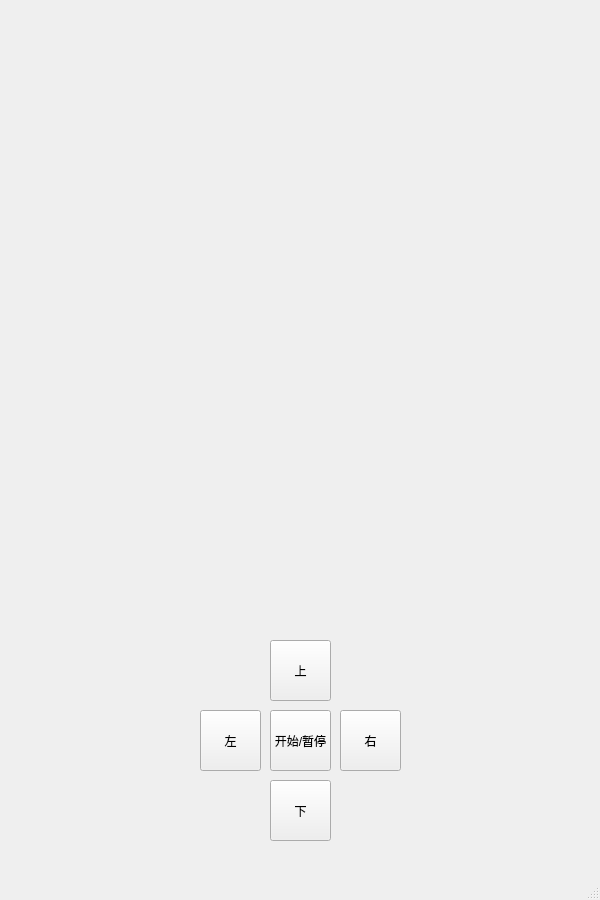
<?xml version="1.0" encoding="UTF-8"?>
<ui version="4.0">
 <class>MainWindow</class>
 <widget class="QMainWindow" name="MainWindow">
  <property name="geometry">
   <rect>
    <x>0</x>
    <y>0</y>
    <width>600</width>
    <height>900</height>
   </rect>
  </property>
  <property name="minimumSize">
   <size>
    <width>600</width>
    <height>900</height>
   </size>
  </property>
  <property name="sizeIncrement">
   <size>
    <width>600</width>
    <height>900</height>
   </size>
  </property>
  <property name="windowTitle">
   <string>MainWindow</string>
  </property>
  <widget class="QWidget" name="centralwidget">
   <widget class="QPushButton" name="pushButton">
    <property name="geometry">
     <rect>
      <x>200</x>
      <y>710</y>
      <width>61</width>
      <height>61</height>
     </rect>
    </property>
    <property name="text">
     <string>左</string>
    </property>
   </widget>
   <widget class="QPushButton" name="pushButton_2">
    <property name="geometry">
     <rect>
      <x>270</x>
      <y>710</y>
      <width>61</width>
      <height>61</height>
     </rect>
    </property>
    <property name="minimumSize">
     <size>
      <width>0</width>
      <height>0</height>
     </size>
    </property>
    <property name="sizeIncrement">
     <size>
      <width>0</width>
      <height>0</height>
     </size>
    </property>
    <property name="baseSize">
     <size>
      <width>0</width>
      <height>0</height>
     </size>
    </property>
    <property name="font">
     <font>
      <pointsize>9</pointsize>
     </font>
    </property>
    <property name="text">
     <string>开始/暂停</string>
    </property>
   </widget>
   <widget class="QPushButton" name="pushButton_3">
    <property name="geometry">
     <rect>
      <x>340</x>
      <y>710</y>
      <width>61</width>
      <height>61</height>
     </rect>
    </property>
    <property name="minimumSize">
     <size>
      <width>0</width>
      <height>0</height>
     </size>
    </property>
    <property name="sizeIncrement">
     <size>
      <width>0</width>
      <height>0</height>
     </size>
    </property>
    <property name="baseSize">
     <size>
      <width>0</width>
      <height>0</height>
     </size>
    </property>
    <property name="text">
     <string>右</string>
    </property>
   </widget>
   <widget class="QPushButton" name="pushButton_4">
    <property name="geometry">
     <rect>
      <x>270</x>
      <y>640</y>
      <width>61</width>
      <height>61</height>
     </rect>
    </property>
    <property name="minimumSize">
     <size>
      <width>0</width>
      <height>0</height>
     </size>
    </property>
    <property name="sizeIncrement">
     <size>
      <width>0</width>
      <height>0</height>
     </size>
    </property>
    <property name="baseSize">
     <size>
      <width>0</width>
      <height>0</height>
     </size>
    </property>
    <property name="text">
     <string>上</string>
    </property>
   </widget>
   <widget class="QPushButton" name="pushButton_5">
    <property name="geometry">
     <rect>
      <x>270</x>
      <y>780</y>
      <width>61</width>
      <height>61</height>
     </rect>
    </property>
    <property name="minimumSize">
     <size>
      <width>0</width>
      <height>0</height>
     </size>
    </property>
    <property name="sizeIncrement">
     <size>
      <width>0</width>
      <height>0</height>
     </size>
    </property>
    <property name="baseSize">
     <size>
      <width>0</width>
      <height>0</height>
     </size>
    </property>
    <property name="text">
     <string>下</string>
    </property>
   </widget>
  </widget>
  <widget class="QMenuBar" name="menubar">
   <property name="geometry">
    <rect>
     <x>0</x>
     <y>0</y>
     <width>600</width>
     <height>28</height>
    </rect>
   </property>
  </widget>
  <widget class="QStatusBar" name="statusbar"/>
 </widget>
 <resources/>
 <connections/>
</ui>
